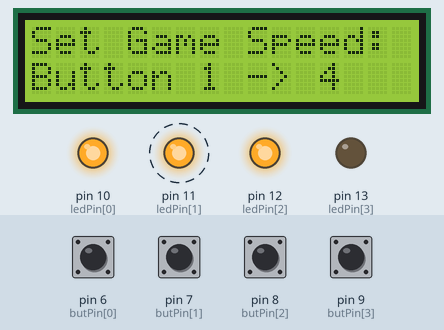
Simulated run of this sketch. Board: Arduino Uno, built with avr-gcc and run on an emulated ATmega328P. Parts: 16×2 character LCD, output pins drawn as LEDs (lit = HIGH). Dashed ring = blinking. The inputs (shaded band) are chosen by the test bench; at power-on: pin 6 (butPin[0]), pin 7 (butPin[1]), pin 8 (butPin[2]), pin 9 (butPin[3]) HIGH. Random numbers use the default seed unless the sketch sets one.

Above: at 1.25 s.
1.3 s: pin 6 (butPin[0]) pulled LOW for 0.15 s
At 2.2 s:
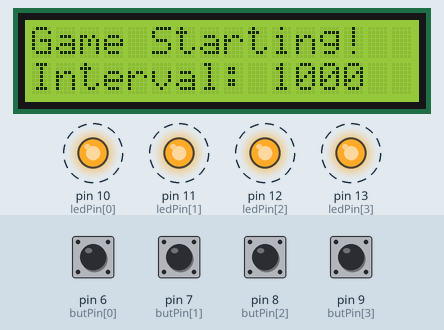
4.4 s: pin 6 (butPin[0]) pulled LOW for 1 s
At 7.7 s:
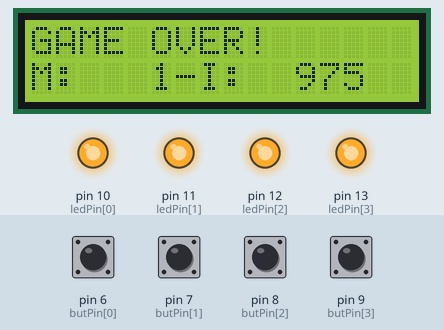
10.8 s: pin 7 (butPin[1]) pulled LOW for 1 s
At 14.9 s:
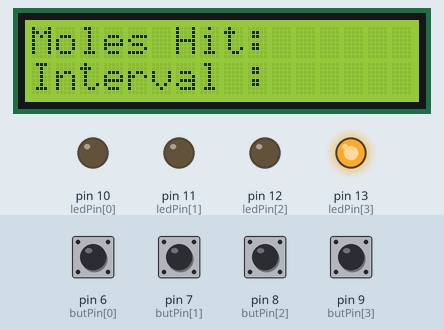
Timing chart, 0 to 23.7 s (numbered marks = the images above; inputs shaded):
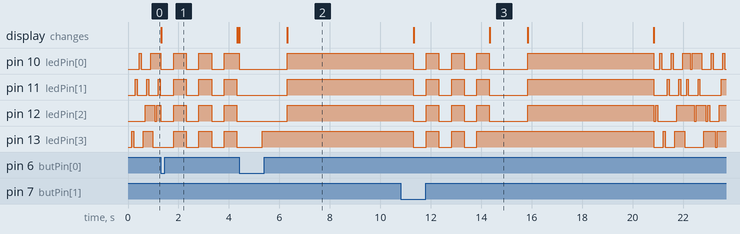

Measured:
- after the input at 1.3 s, the display: changes at once (image 1)

The sketch:

whackamole.ino
```cpp
#include <Bounce2.h>
#include <LiquidCrystal.h>

#define maxLEDs 4
#define minIntervalMS 1000
#define plusIntervalMS 500
#define decIntervalMS 25

typedef struct myTimer_t {
	uint32_t oldTime;
	uint32_t newTime;
	uint32_t intervalMS;
};

typedef struct state_t {
	uint32_t interval;
	byte molesWhacked;
	bool missed;
	bool start;
	bool led[maxLEDs];
};

const byte rs = 3, en = 2, d4 = A2, d5 = A3, d6 = A4, d7 = A5;
const byte butPin[maxLEDs] = {6, 7, 8, 9};
const byte ledPin[maxLEDs] = {10, 11, 12, 13};

LiquidCrystal lcd(rs, en, d4, d5, d6, d7);

Bounce button[maxLEDs] = {
	Bounce(butPin[0], maxLEDs),
	Bounce(butPin[1], maxLEDs),
	Bounce(butPin[2], maxLEDs),
	Bounce(butPin[3], maxLEDs)
};

void setup() {
	for(byte i = 0; i < maxLEDs; i++) {
		pinMode(ledPin[i], OUTPUT);
		pinMode(butPin[i], INPUT_PULLUP);
		button[i].attach(butPin[i]);
	}
	randomSeed(analogRead(0));
	lcd.begin(16, 2);
}

void loop() {
	state_t state;
	while(true) {
		reset(state);
		setGameSpeed(state);
		playGame(state);
		delayInput();
	}
}

void reset(state_t &s) {
	s.missed = false;
	s.start = false;
	s.molesWhacked = 0;
	LEDsOff(s);
	lcdMenu();
}

void setGameSpeed(state_t &s) {
	myTimer_t sweepTimer;
	setTimer(sweepTimer, 75);

	while(!s.start) {
		for(byte i = 0; i < maxLEDs; i++) {
			if(getButton(i)) {
				s.interval = minIntervalMS + (i * plusIntervalMS);
				s.start = true;
			}
			if(getTimer(sweepTimer)) {
				s.led[i] = flipLED(i, s.led[i]);
			}
		}
	}
	LEDsOff(s);
	lcdGameStart(s.interval);
}

void playGame(state_t &state) {
	myTimer_t gameTimer;
	byte mole;
	bool ok;

	countDown(state);
	lcdGameConst();
	// start rounds
	while(!state.missed) {
		mole = byte(random(0, maxLEDs));
		state.led[mole] = flipLED(mole, state.led[mole]);
		setTimer(gameTimer, state.interval);
		ok = false;
		while(!getTimer(gameTimer)) {
			for(byte i = 0; i < maxLEDs; i++) {
				if(getButton(i)) {
					if(i == mole) {
						state.molesWhacked++;
						state.interval -= decIntervalMS;
						state.led[mole] = flipLED(mole, state.led[mole]);
						lcdGameState(state.molesWhacked, state.interval);
						ok = true;
						break;
					} else {
						state.missed = true;
					}
				}
			}
		}
		if(!ok) {
			state.missed = true;
		}
	}
	lcdGameOver(state.molesWhacked, state.interval);
}

void lcdMenu() {
	lcd.clear();
	lcd.print("Set Game Speed:");
	lcd.setCursor(0,1);
	lcd.print("Button 1 -> 4");
}

void lcdGameStart(uint32_t interval) {
	byte strSize = 16;
	char strInterval[strSize];
	snprintf(strInterval, strSize, "Interval: %4d", interval);
	lcd.clear();
	lcd.print("Game Starting!");
	lcd.setCursor(0,1);
	lcd.print(strInterval);
}

void lcdGameConst() {
	lcd.clear();
	lcd.print("Moles Hit:");
	lcd.setCursor(0,1);
	lcd.print("Interval :");
}

void lcdGameState(byte moles, uint32_t interval) {
	byte strSize = 5;
	char strMoles[strSize];
	char strInterval[strSize];
	snprintf(strMoles, strSize, "%3d", moles);
	snprintf(strInterval, strSize, "%4d", interval);
	lcd.setCursor(12,0);
	lcd.print(strMoles);
	lcd.setCursor(11,1);
	lcd.print(strInterval);
}

void lcdGameOver(byte moles, uint32_t interval) {
	byte strSize = 16;
	char strScore[strSize];
	snprintf(strScore, strSize, "M: %3d-I: %4d", moles, interval);
	lcd.clear();
	lcd.print("GAME OVER!");
	lcd.setCursor(0,1);
	lcd.print(strScore);
}

void countDown(state_t &s) {
	myTimer_t countDownTimer;
	setTimer(countDownTimer, 500);
	byte flashes = 6;
	bool count = true;

	while(count) {
		if(getTimer(countDownTimer)) {
			flashes--;
			for(byte i = 0; i < maxLEDs; i++) {
				s.led[i] = flipLED(i, s.led[i]);
			}
		}
		if(flashes == 0) {
			count = false;
		}
	}
}

void delayInput() {
	myTimer_t delayTimer;
	setTimer(delayTimer, 5000);
	while(!getTimer(delayTimer)) {
		flipLED(random(0, maxLEDs), random(0,1));
	}
}

void setTimer(myTimer_t &s, uint32_t freq) {
	s.oldTime = millis();
	s.newTime = s.oldTime;
	s.intervalMS = freq;
}

bool getTimer(myTimer_t &t){
	t.newTime = millis();
	if(t.newTime > (t.oldTime + t.intervalMS)){
		t.oldTime = t.newTime;
		return true;
	} else {
		return false;
	}
}

bool getButton(byte b) {
	if(button[b].update() && button[b].read() == LOW){
		return true;
	} else {
		return false;
	}
}

bool flipLED(byte b, bool state) {
	digitalWrite(ledPin[b], !state);
	return !state;
}

void LEDsOff(state_t &s) {
	for(byte i = 0; i < maxLEDs; i++) {
		s.led[i] = false;
		digitalWrite(ledPin[i], s.led[i]);
	}
}
```
